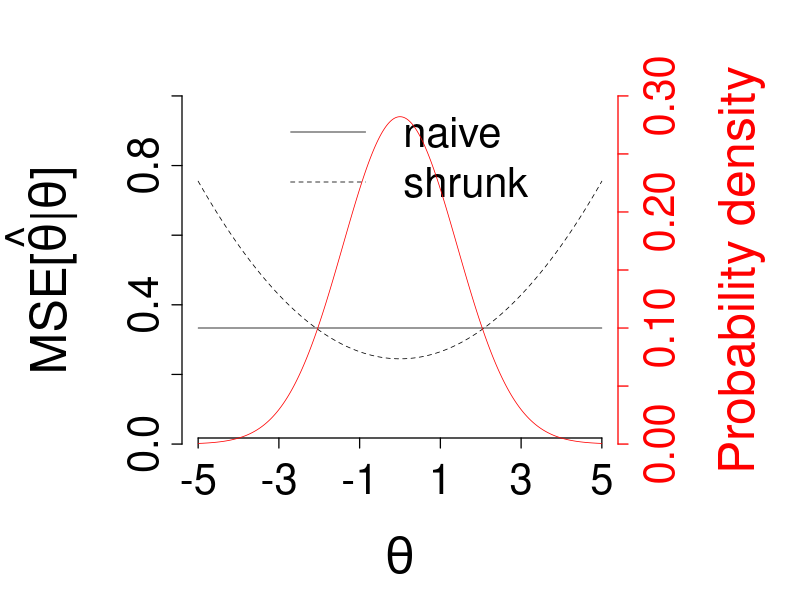

Reproduce this figure in R.
# IDEAL project
# http://www.ideal.rwth-aachen.de/
#
# Author:
# Artur Araujo <artur.stat@gmail.com>
#
# Description:
#  Creates figure 1.
#
# Remarks:
#  None.

tau <- 0; # population average of true individual treatment effect
n <- 3; # number of cycles per subject
psi <- 2; # variance of the true indivual treatment effect
sigma <- 1; # residual variance

# probability for the computations
# of the x-axis limits of the plot
prob <- 0.999;

# weight for the shrunk estimate
k <- n*psi/(n*psi+sigma);

# shrunk
a <- qnorm(
  p=(1+c(-1, 1)*prob)/2,
  mean=tau,
  sd=sqrt(k^2*(psi+sigma/n))
);

# naive
b <- qnorm(
  p=(1+c(-1, 1)*prob)/2,
  mean=tau,
  sd=sqrt(psi+sigma/n)
);

# compute x-axis limits
xlim <- (a+b)/2;
xlim[1] <- floor(xlim[1]);
xlim[2] <- ceiling(xlim[2]);

# second y-axis limits
density.at <- pretty( x=c( 0, 1/sqrt(2*pi*psi) ) );
density.ylim <- range(density.at);

x <- seq(from=xlim[1], to=xlim[2], by=0.01);
mse.naive <- rep( x=sigma/n, times=length(x) );
mse.shrunk <- (1-k)^2*(x-tau)^2+k^2*sigma/n;
density.x <- dnorm( x=x, mean=tau, sd=sqrt(psi) );

tiff(
  filename="Figure1.tif",
  width=1920,
  height=1080,
  units="px",
  pointsize=2,
  compression="lzw",
  res=400,
  bg="white",
  type="cairo"
);

#jpeg(
#  filename="Figure1.jpg",
#  width=1920,
#  height=1080,
#  units="px",
#  pointsize=2,
#  quality=100,
#  res=400,
#  bg="white",
#  type="cairo"
#);

#png(
#  filename="Figure1.png",
#  width=1920,
#  height=1080,
#  units="px",
#  pointsize=2,
#  res=400,
#  bg="white",
#  type="cairo"
#);

old <- par();

par(
  mar=c(
    7.1, # bottom margin default 5.1
    9.1, # left margin default 4.1
    4.1, # top margin default 4.1
    9.1 # right margin default 2.1
  )
);

# plot MSE naive
plot(
  x=x,
  y=mse.naive,
  xlim=xlim,
  ylim=c(0, 1),
  xlab="",
  ylab="",
  type="l",
  col="black",
  lty=1,
  lwd=0.75,
  bty="n",
  axes=FALSE
);

# define x-axis
axis(
  side=1,
  at=seq(from=xlim[1], to=xlim[2], by=2),
  labels=TRUE,
  tick=TRUE,
  outer=FALSE,
  lty="solid",
  lwd=1.25,
  lwd.ticks=1.25,
  cex.axis=2.5,
  mgp=c(3, 1, -1)
);

# define y-axis
axis(
  side=2,
  at=seq(from=0, to=1, by=0.2),
  labels=TRUE,
  tick=TRUE,
  outer=FALSE,
  lty="solid",
  lwd=1.25,
  lwd.ticks=1.25,
  cex.axis=2.5,
  mgp=c(3, 1, 0)
);

# define xy-axis label
title(
  xlab=expression(theta),
  ylab=expression( paste("MSE[", hat(theta), "|", theta, "]") ),
  line=5,
  cex.lab=3
);

# plot MSE shrunk
lines(
  x=x,
  y=mse.shrunk,
  col="black",
  lty=2,
  lwd=0.75
);

legend(
  x="top",
  legend=c(
    "naive",
    "shrunk"
  ),
  col=c(
    "black",
    "black"
  ),
  lty=1:2,
  lwd=0.75,
  bty="n",
  cex=2.5,
  xjust=0,
  yjust=0,
  ncol=1,
  horiz=FALSE
);

# allow second plot
par(new=TRUE);

# plot density
plot(
  x=x,
  y=density.x,
  xlim=xlim,
  ylim=density.ylim,
  xlab="",
  ylab="",
  type="l",
  col="red",
  lty=1,
  lwd=0.75,
  bty="n",
  axes=FALSE
);

# define second y-axis
axis(
  side=4,
  at=density.at,
  labels=TRUE,
  tick=TRUE,
  outer=FALSE,
  lty="solid",
  lwd=1.25,
  lwd.ticks=1.25,
  col="red",
  col.ticks="red",
  col.axis="red",
  cex.axis=2.5,
  mgp=c(3, 2, 0)
);

# define second y-axis label
mtext(
  text="Probability density",
  side=4,
  line=6,
  outer=FALSE,
  cex=3,
  col="red"
);

par(old);

dev.off();
